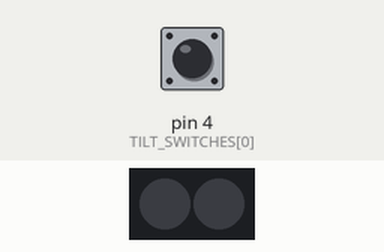
This sketch was run on a simulated Arduino Uno, built with avr-gcc and run on an emulated ATmega328P. On the bench: 2 RGB LEDs in strip order, left to right. The test bench sets the inputs (shaded band); at power-on: pin 4 (TILT_SWITCHES[0]) HIGH. Dim RGB values are drawn brighter than linear.

Above: at 1.2 s.
1.3 s: pin 4 (TILT_SWITCHES[0]) pulled LOW for 0.15 s
At 1.38 s:
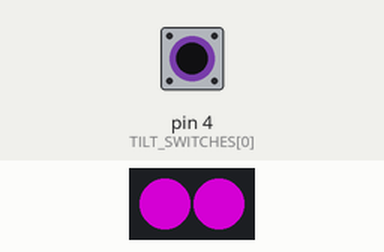
2.9 s: pin 4 (TILT_SWITCHES[0]) pulled LOW for 3.2 s
At 7.3 s:
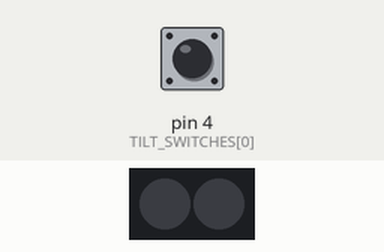
Timing chart, 0 to 8.8 s (numbered marks = the images above; inputs shaded):
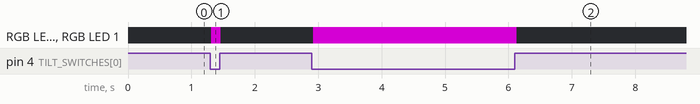

The sketch:

tilt.ino
```cpp
#include <FastLED.h>

#define NUM_LEDS 2  // 2 LEDs per branch
#define LED_PIN 3

// Tilt switch pins
const int TILT_SWITCHES[] = { 4};
const int NUM_BRANCHES = 1;

CRGB leds[NUM_LEDS];
bool lastTiltStates[NUM_BRANCHES] = {false};
CRGB branchColors[NUM_BRANCHES] = {
  CRGB::Purple
};

void setup() {
  FastLED.addLeds<WS2811, LED_PIN, GRB>(leds, NUM_LEDS);

  // Setup tilt switch pins as inputs with internal pull-up
  for (int i = 0; i < NUM_BRANCHES; i++) {
    pinMode(TILT_SWITCHES[i], INPUT_PULLUP);
  }
}

void loop() {
  for (int i = 0; i < NUM_BRANCHES; i++) {
    // Read current tilt state
    bool currentTiltState = !digitalRead(TILT_SWITCHES[i]);

    // Check if tilt state changed
    if (currentTiltState != lastTiltStates[i]) {
      // Update LED segment for this branch
      fillBranchLEDs(i, currentTiltState ? branchColors[i] : CRGB::Black);

      // Update last state
      lastTiltStates[i] = currentTiltState;
    }
  }

  FastLED.show();
  delay(50);  // Debounce
}

void fillBranchLEDs(int branch, CRGB color) {
  // Each branch controls 2 LEDs
  int startLED = branch * 2;
  leds[startLED] = color;
  leds[startLED + 1] = color;
}
```

Measured:
- after the input at 1.3 s, RGB LED 0, RGB LED 1: off → RGB(128, 0, 128) at once, → off 0.15 s later
- after the input at 2.9 s, RGB LED 0, RGB LED 1: off → RGB(128, 0, 128) at once, → off 3.2 s later
